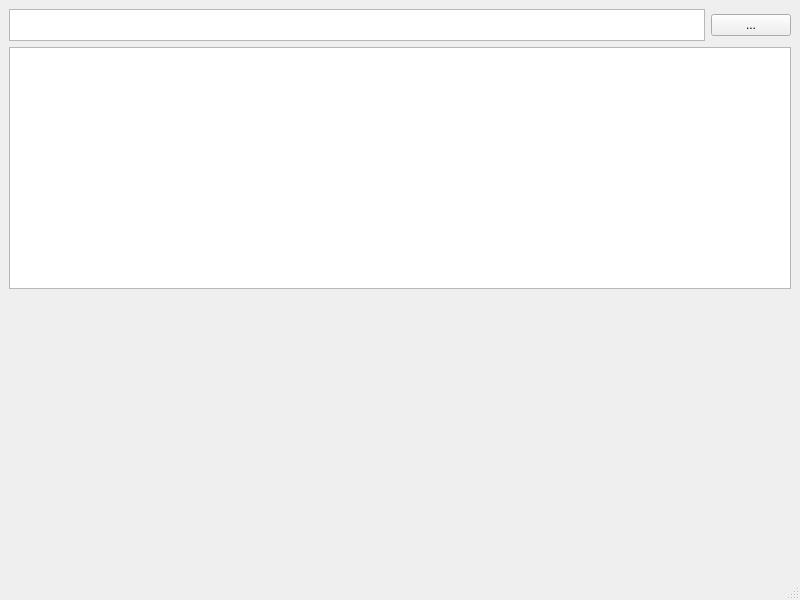
<?xml version="1.0" encoding="UTF-8"?>
<ui version="4.0">
 <class>MainWindow</class>
 <widget class="QMainWindow" name="MainWindow">
  <property name="geometry">
   <rect>
    <x>0</x>
    <y>0</y>
    <width>800</width>
    <height>600</height>
   </rect>
  </property>
  <property name="windowTitle">
   <string>MainWindow</string>
  </property>
  <widget class="QWidget" name="centralwidget">
   <layout class="QVBoxLayout" name="verticalLayout_2">
    <item>
     <layout class="QVBoxLayout" name="verticalLayout">
      <property name="sizeConstraint">
       <enum>QLayout::SetDefaultConstraint</enum>
      </property>
      <item>
       <layout class="QHBoxLayout" name="horizontalLayout">
        <property name="sizeConstraint">
         <enum>QLayout::SetFixedSize</enum>
        </property>
        <item>
         <widget class="QTextEdit" name="field_curr_dir">
          <property name="sizePolicy">
           <sizepolicy hsizetype="Expanding" vsizetype="Minimum">
            <horstretch>0</horstretch>
            <verstretch>0</verstretch>
           </sizepolicy>
          </property>
          <property name="minimumSize">
           <size>
            <width>0</width>
            <height>32</height>
           </size>
          </property>
         </widget>
        </item>
        <item>
         <widget class="QPushButton" name="button_change_dir">
          <property name="sizePolicy">
           <sizepolicy hsizetype="Minimum" vsizetype="Fixed">
            <horstretch>0</horstretch>
            <verstretch>0</verstretch>
           </sizepolicy>
          </property>
          <property name="minimumSize">
           <size>
            <width>32</width>
            <height>0</height>
           </size>
          </property>
          <property name="text">
           <string>...</string>
          </property>
         </widget>
        </item>
       </layout>
      </item>
      <item>
       <widget class="QListWidget" name="list_file"/>
      </item>
     </layout>
    </item>
    <item>
     <spacer name="verticalSpacer">
      <property name="orientation">
       <enum>Qt::Vertical</enum>
      </property>
      <property name="sizeHint" stdset="0">
       <size>
        <width>20</width>
        <height>40</height>
       </size>
      </property>
     </spacer>
    </item>
   </layout>
  </widget>
  <widget class="QMenuBar" name="menubar">
   <property name="geometry">
    <rect>
     <x>0</x>
     <y>0</y>
     <width>800</width>
     <height>26</height>
    </rect>
   </property>
  </widget>
  <widget class="QStatusBar" name="statusbar"/>
 </widget>
 <resources/>
 <connections/>
</ui>
